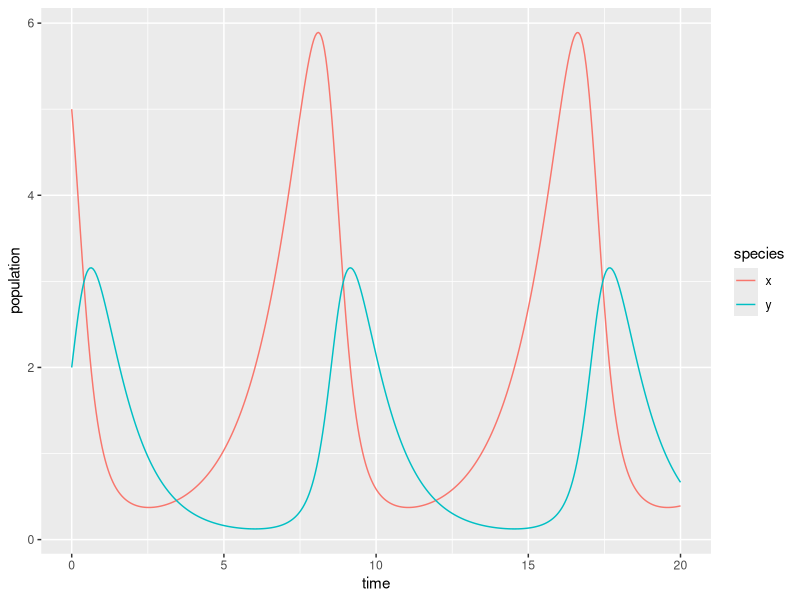

Write R code to recreate this figure.
## ---- chunk 1
knitr::opts_chunk$set(echo = TRUE)
library(tidyverse)
library(deSolve)
library(kableExtra)
## ---- chunk 2
# Create a sequence of times (days): 
time <- seq(0, 20, by = 0.05)

# Set some parameter values (these can change - keep it in mind):
parameters <- c(alpha = .75, beta = 0.8, delta = 0.5, gamma = 1)

# Set the initial condition (prey and predator populations at t = 0).
# Recall: x = prey, y = predator
init_cond <- c(x = 5, y = 2)

# Prepare the series of differential equations as a function: 
lk_equations <- function(time, init_cond, parameters) {
  with(as.list(c(init_cond, parameters)), {
    dxdt = alpha * x - beta * x * y
    dydt = delta * x * y - gamma * y
    return(list(c(dxdt, dydt)))
  })
}

# Find the approximate the solution using `deSolve::ode()`:
approx_lk <- ode(y = init_cond, times = time, func = lk_equations, parms = parameters)

# Check the class: 
class(approx_lk)

# We really want this to be a data frame, and we want both prey (x) and predator (y) to be in the same column -- we'll learn why in EDS 221 (tidy data)
approx_lk_df <- data.frame(approx_lk) %>% 
  pivot_longer(cols = c(x,y), names_to = "species", values_to = "population")

# Plot it! 
ggplot(data = approx_lk_df, aes(x = time, y = population)) +
  geom_line(aes(color = species))
